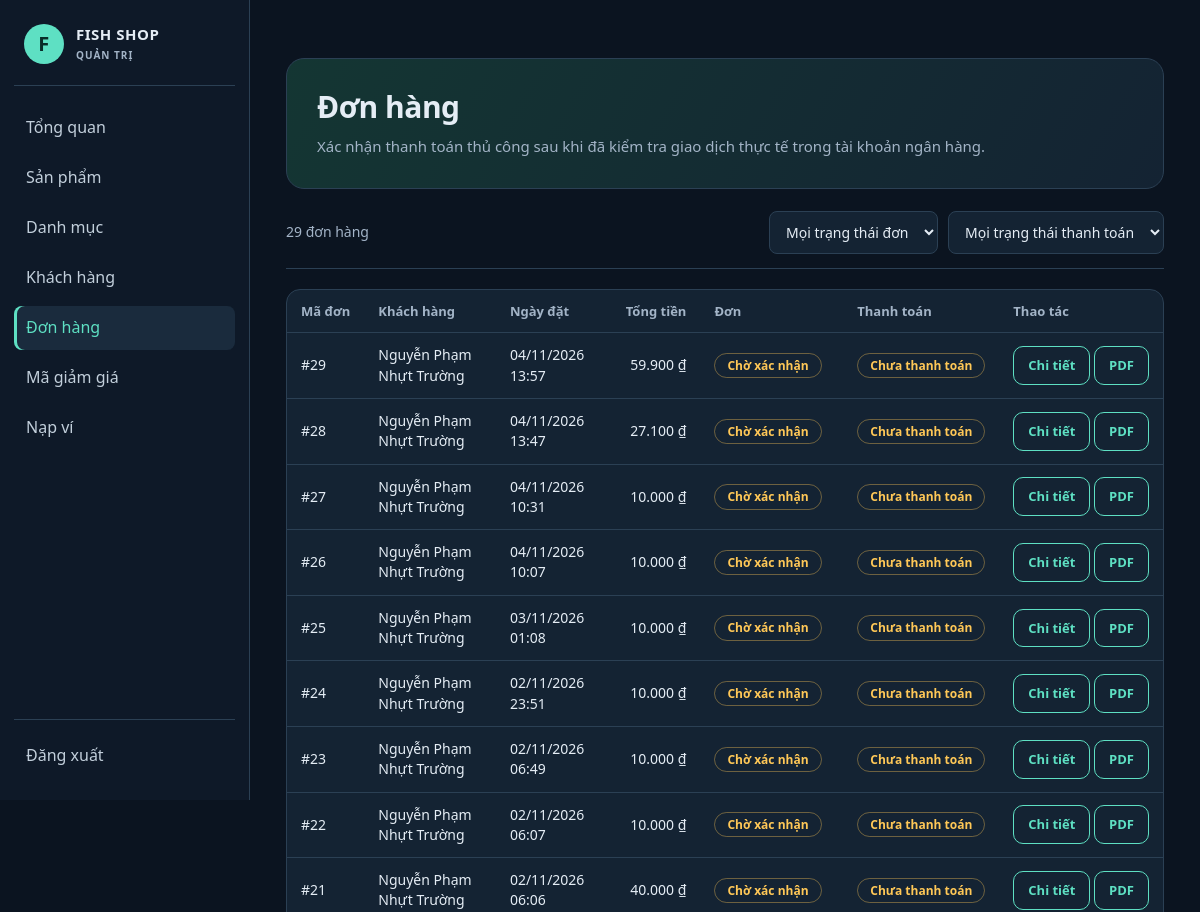
The app's page /admin/orders.php (signed in, upper part), older data.
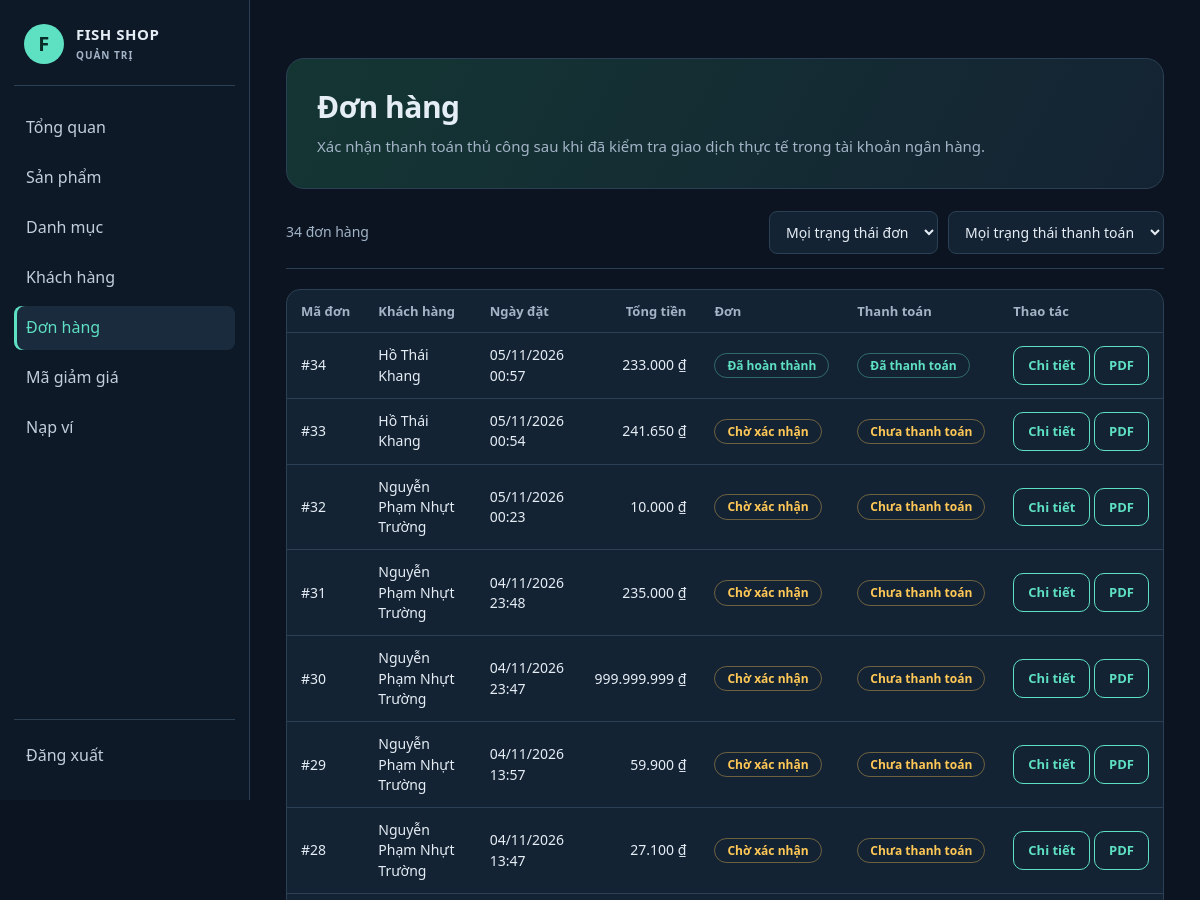
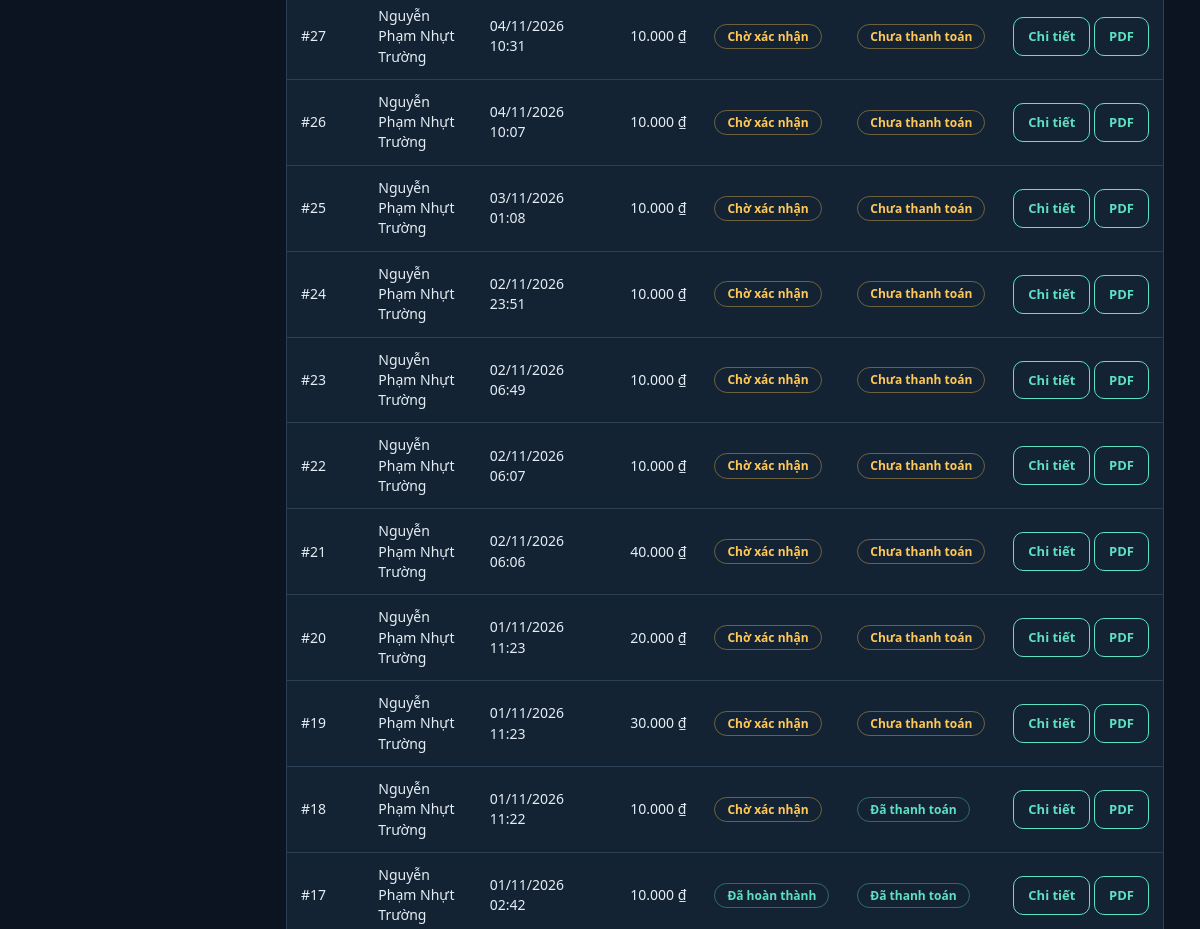
The same page, newer data (2 pictures, top to bottom).
### tables this page shows
CREATE TABLE `orders` (
  `id` int(10) UNSIGNED NOT NULL,
  `user_id` int(10) UNSIGNED NOT NULL,
  `total` decimal(14,0) NOT NULL,
  `shipping_address` varchar(255) NOT NULL,
  `phone` varchar(20) NOT NULL,
  `created_at` timestamp NOT NULL DEFAULT current_timestamp(),
  `status` enum('pending','confirmed','shipping','completed','cancelled') NOT NULL DEFAULT 'pending',
  `payment_status` enum('unpaid','pending_verification','paid','rejected') NOT NULL DEFAULT 'unpaid',
  `payment_method` enum('cash','bank_transfer','payos') NOT NULL DEFAULT 'bank_transfer',
  `payos_payment_link_id` varchar(80) DEFAULT NULL,
  `payos_checkout_url` varchar(500) DEFAULT NULL,
  `payos_paid_at` datetime DEFAULT NULL,
  `shipping_latitude` decimal(10,7) DEFAULT NULL,
  `shipping_longitude` decimal(10,7) DEFAULT NULL,
  `subtotal` decimal(12,0) DEFAULT NULL,
  `discount_amount` decimal(12,0) NOT NULL DEFAULT 0,
  `voucher_code` varchar(32) DEFAULT NULL
);

CREATE TABLE `users` (
  `id` int(10) UNSIGNED NOT NULL,
  `username` varchar(50) NOT NULL,
  `password` varchar(255) NOT NULL COMMENT 'Chuỗi băm từ password_hash()',
  `fullname` varchar(100) NOT NULL,
  `email` varchar(254) DEFAULT NULL,
  `security_question` varchar(40) DEFAULT NULL,
  `security_answer_hash` varchar(255) DEFAULT NULL,
  `phone` varchar(20) NOT NULL,
  `address` varchar(255) NOT NULL DEFAULT '',
  `avatar` varchar(255) DEFAULT NULL,
  `role` enum('customer','admin') NOT NULL DEFAULT 'customer',
  `account_status` enum('active','locked') NOT NULL DEFAULT 'active',
  `locked_reason` varchar(64) DEFAULT NULL,
  `locked_note` text DEFAULT NULL,
  `locked_at` datetime DEFAULT NULL,
  `locked_by_admin_id` int(10) UNSIGNED DEFAULT NULL,
  `created_at` timestamp NOT NULL DEFAULT current_timestamp()
);

### config/database.php (called while the page is built, shortened)
<?php
function db(): PDO
{
    static $pdo = null;
    if ($pdo === null) {
        try {
            $pdo = new PDO(
                'mysql:host=' . DB_HOST . ';dbname=' . DB_NAME . ';charset=utf8mb4',
                DB_USER,
                DB_PASS,
                [
                    PDO::ATTR_ERRMODE => PDO::ERRMODE_EXCEPTION,
                    PDO::ATTR_DEFAULT_FETCH_MODE => PDO::FETCH_ASSOC,
                    PDO::ATTR_EMULATE_PREPARES => false,
                ]
            );
        } catch (PDOException $e) {
            http_response_code(500);
            exit('Không kết nối được MySQL. Hãy bật MySQL trong XAMPP, nhập file database/WebBanCa.sql và kiểm tra config/database.php.');
        }
    }
    return $pdo;
}

### includes/functions.php (called while the page is built, shortened)
<?php
function e($s): string { return htmlspecialchars((string)$s, ENT_QUOTES, 'UTF-8'); }
function money($v): string { return number_format((float)$v, 0, ',', '.') . ' ₫'; }
function url(string $path = ''): string {
    $path = ltrim($path, '/');
    if (defined('FISHSHOP_ADMIN_PORTAL') && ($path === 'admin' || str_starts_with($path, 'admin/'))) {
        return '/Quantri/' . ($path === 'admin' ? '' : substr($path, 6));
    }
    return BASE_URL . $path;
}

### admin/orders.php (the view, shortened to what the changed rows need)
<?php
$detailId = (int)($_GET['id'] ?? 0);
$order = null; $items = [];
if ($detailId > 0) {
    $st = db()->prepare('SELECT o.*, u.username, u.fullname FROM orders o JOIN users u ON u.id = o.user_id WHERE o.id = ?');
    $st->execute([$detailId]);
    $order = $st->fetch();
    if (!$order) { flash('error', 'Không tìm thấy đơn hàng.'); redirect('admin/orders.php'); }
    $st = db()->prepare('SELECT oi.quantity, oi.price, p.name, p.image FROM order_items oi JOIN products p ON p.id = oi.product_id WHERE oi.order_id = ? ORDER BY oi.id');
    $st->execute([$detailId]);
    $items = $st->fetchAll();
} else {
    $fs = $_GET['status'] ?? ''; $fp = $_GET['payment'] ?? '';
    $sql = 'SELECT o.*, u.fullname FROM orders o JOIN users u ON u.id = o.user_id WHERE 1=1';
    $args = [];
    $st = db()->prepare($sql . ' ORDER BY o.id DESC');
    $st->execute($args);
    $orders = $st->fetchAll();
}
include __DIR__ . '/_header.php';
?>
<section class="page-intro"><h1><?= $order ? 'Đơn hàng #' . (int)$order['id'] : 'Đơn hàng' ?></h1><p>Xác nhận thanh toán thủ công sau khi đã kiểm tra giao dịch thực tế trong tài khoản ngân hàng.</p></section>
<?php if ($order): ?>
<div class="cart">
  <section class="card">
    <h2>Sản phẩm</h2>
    <?php foreach ($items as $it): ?>
      <div class="row">
        <div class="im"><img src="<?= e(file_url($it['image'])) ?>" alt=""></div>
        <div><b><?= e($it['name']) ?></b><div class="rt"><?= money($it['price']) ?> × <?= (int)$it['quantity'] ?></div></div>
        <div class="line-price"><?= money((float)$it['price'] * (int)$it['quantity']) ?></div>
      </div>
    <?php endforeach; ?>
  </section>
  <aside class="order-summary">
    <h2>Khách hàng</h2>
    <div class="sum"><span>Tài khoản</span><span><?= e($order['username']) ?></span></div>
    <div class="sum"><span>Họ tên</span><span><?= e($order['fullname']) ?></span></div>
    <div class="sum"><span>Điện thoại</span><span><?= e($order['phone']) ?></span></div>
    <div class="sum"><span>Giao đến</span><span style="text-align:right;white-space:normal"><?= e($order['shipping_address']) ?></span></div>
    <?php if ($deliveryUrl = shipping_location_url($order)): ?>
    <p style="margin:10px 0"><a class="btn ghost sm" href="<?= e($deliveryUrl) ?>" target="_blank" rel="noopener noreferrer">Xem điểm giao hàng</a></p>
    <?php endif; ?>
    <div class="sum"><span>Ngày đặt</span><span><?= e(date('d/m/Y H:i', strtotime($order['created_at']))) ?></span></div>
    <?php $totalsOrder = $order; include __DIR__ . '/../includes/order_totals.php'; ?>
    <div class="sum t"><span>Tổng tiền</span><span><?= money($order['total']) ?></span></div>
    <form method="post" data-confirm="Lưu thay đổi trạng thái đơn hàng?">
      <?= csrf_field() ?><input type="hidden" name="order_id" value="<?= (int)$order['id'] ?>">
      <div class="field"><label for="status">Trạng thái đơn</label>
        <select id="status" name="status"><?php foreach (ORDER_STATUS as $k => $v): ?><option value="<?= $k ?>" <?= $order['status'] === $k ? 'selected' : '' ?>><?= e($v) ?></option><?php endforeach; ?></select></div>
      <div class="field"><label for="payment_status">Trạng thái thanh toán</label>
        <select id="payment_status" name="payment_status"><?php foreach (PAYMENT_STATUS as $k => $v): ?><option value="<?= $k ?>" <?= $order['payment_status'] === $k ? 'selected' : '' ?>><?= e($v) ?></option><?php endforeach; ?></select>
        <small>Chỉ chọn “Đã thanh toán” khi tiền đã về tài khoản.</small></div>
      <button class="btn block" type="submit">Lưu thay đổi</button>
    </form>
    <a class="btn ghost block" style="margin-top:10px" href="<?= BASE_URL ?>admin/export_order_pdf.php?id=<?= (int)$order['id'] ?>">Xuất đơn hàng sang PDF</a>
    <a class="btn ghost block" style="margin-top:10px" href="<?= url('admin/orders.php') ?>">Quay lại danh sách</a>
  </aside>
</div>
<?php else: ?>
<form class="tool" method="get">
  <span><?= count($orders) ?> đơn hàng</span>
  <div style="display:flex;gap:10px;flex-wrap:wrap">
    <select name="status" aria-label="Lọc trạng thái đơn" onchange="this.form.submit()"><option value="">Mọi trạng thái đơn</option>
      <?php foreach (ORDER_STATUS as $k => $v): ?><option value="<?= $k ?>" <?= ($fs === $k) ? 'selected' : '' ?>><?= e($v) ?></option><?php endforeach; ?></select>
    <select name="payment" aria-label="Lọc thanh toán" onchange="this.form.submit()"><option value="">Mọi trạng thái thanh toán</option>
      <?php foreach (PAYMENT_STATUS as $k => $v): ?><option value="<?= $k ?>" <?= ($fp === $k) ? 'selected' : '' ?>><?= e($v) ?></option><?php endforeach; ?></select>
  </div>
</form>
<?php if (!$orders): ?>
  <div class="empty"><h2>Không có đơn hàng</h2><p>Chưa có đơn nào khớp bộ lọc.</p></div>
<?php else: ?>
<div class="table-wrap"><table>
  <thead><tr><th>Mã đơn</th><th>Khách hàng</th><th>Ngày đặt</th><th class="num">Tổng tiền</th><th>Đơn</th><th>Thanh toán</th><th>Thao tác</th></tr></thead>
  <tbody>
  <?php foreach ($orders as $o): ?>
    <tr>
      <td>#<?= (int)$o['id'] ?></td><td><?= e($o['fullname']) ?></td>
      <td><?= e(date('d/m/Y H:i', strtotime($o['created_at']))) ?></td>
      <td class="num"><?= money($o['total']) ?></td>
      <td><span class="tag <?= e($o['status']) ?>"><?= e(ORDER_STATUS[$o['status']]) ?></span></td>
      <td><span class="tag <?= e($o['payment_status']) ?>"><?= e(PAYMENT_STATUS[$o['payment_status']]) ?></span></td>
      <td style="white-space:nowrap"><a class="btn ghost sm" href="<?= url('admin/orders.php?id=' . (int)$o['id']) ?>">Chi tiết</a> <a class="btn ghost sm" href="<?= BASE_URL ?>admin/export_order_pdf.php?id=<?= (int)$o['id'] ?>">PDF</a></td>
    </tr>
  <?php endforeach; ?>
  </tbody>
</table></div>
<?php endif; endif; ?>
<?php include __DIR__ . '/_footer.php'; ?>

Row changes from the older to the newer data that the page shows:
added orders: id "34", user.fullname "Hồ Thái Khang", created_at "05/11/2026 00:57", total "233.000 ₫", status "Đã hoàn thành", payment_status "Đã thanh toán"
added orders: id "33", user.fullname "Hồ Thái Khang", created_at "05/11/2026 00:54", total "241.650 ₫", status "Chờ xác nhận", payment_status "Chưa thanh toán"
added orders: id "32", user.fullname "Nguyễn Phạm Nhựt Trường", created_at "05/11/2026 00:23", total "10.000 ₫", status "Chờ xác nhận", payment_status "Chưa thanh toán"
added orders: id "31", user.fullname "Nguyễn Phạm Nhựt Trường", created_at "04/11/2026 23:48", total "235.000 ₫", status "Chờ xác nhận", payment_status "Chưa thanh toán"
added orders: id "30", user.fullname "Nguyễn Phạm Nhựt Trường", created_at "04/11/2026 23:47", total "999.999.999 ₫", status "Chờ xác nhận", payment_status "Chưa thanh toán"
now on this page (row unchanged): orders: id "20", user.fullname "Nguyễn Phạm Nhựt Trường", created_at "01/11/2026 11:23", total "20.000 ₫", status "Chờ xác nhận", payment_status "Chưa thanh toán"
now on this page (row unchanged): orders: id "19", user.fullname "Nguyễn Phạm Nhựt Trường", created_at "01/11/2026 11:23", total "30.000 ₫", status "Chờ xác nhận", payment_status "Chưa thanh toán"
now on this page (row unchanged): orders: id "18", user.fullname "Nguyễn Phạm Nhựt Trường", created_at "01/11/2026 11:22", total "10.000 ₫", status "Chờ xác nhận", payment_status "Đã thanh toán"
now on this page (row unchanged): orders: id "17", user.fullname "Nguyễn Phạm Nhựt Trường", created_at "01/11/2026 02:42", total "10.000 ₫", status "Đã hoàn thành", payment_status "Đã thanh toán"
Text that changed along with them:
count($orders): "29" → "34"
